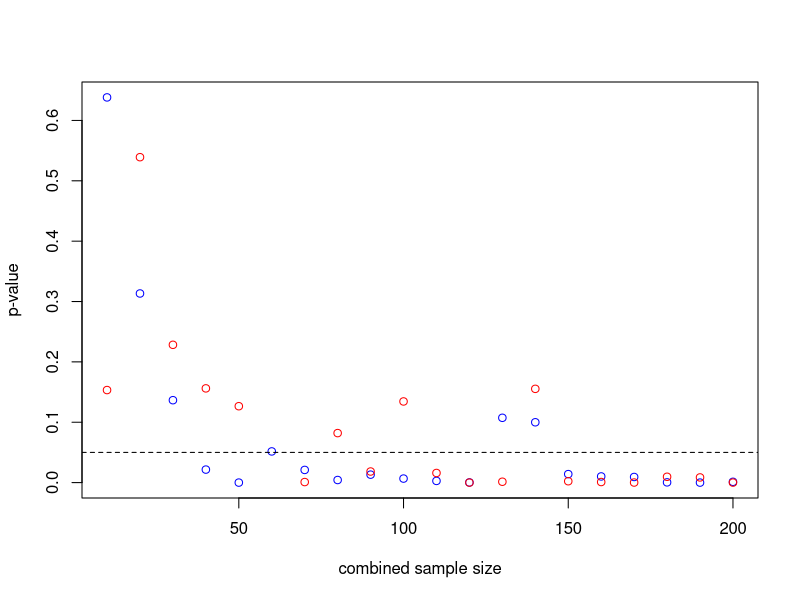
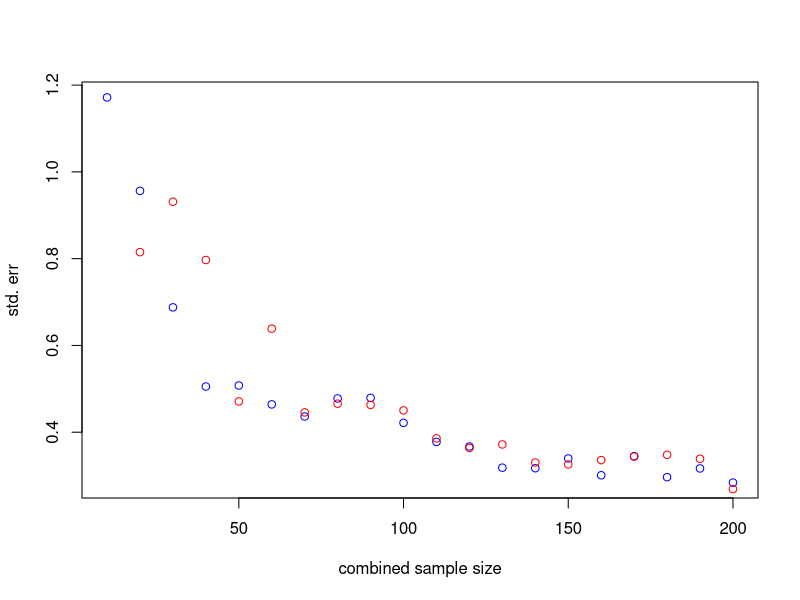

Reproduce these figures in R, in order.
#### Effect of a balanced design on the standard error for t
#### ("t" is a test statistic that quantifies the difference
####  between 2 means)

set.seed(432)
## balanced (n=20 for both groups, mean=8, sd=1)
group_1_bal <- rnorm(n=20, mean=8, sd=1)
group_2_bal <- rnorm(n=20, mean=8, sd=1)
t.test(group_1_bal,group_2_bal)$statistic
t.test(group_1_bal,group_2_bal)$stderr
t.test(group_1_bal,group_2_bal)$p.value

## unbalanced (n1=30; n2=10)
group_1_unbal <- rnorm(n=30, mean=8, sd=1)
group_2_unbal <- rnorm(n=10, mean=8, sd=1)
t.test(group_1_unbal,group_2_unbal)$statistic
t.test(group_1_unbal,group_2_unbal)$stderr
t.test(group_1_unbal,group_2_unbal)$p.value





#### Challenge: If you really want to convince yourself, simulate a whole series of
#### different balances for different combined Ns, and plot the t std. errs.
#### (or p-values), when there actually is a difference between groups.


## Conditions for simulation:
## 1. Combined sample sizes (x-axis): 10 to 200, by 10
## 2. 3 different balances: 1:1, ~1:2, ~1:4 (3 different lines on plot)
## 3. Group 1 mean = 10, Group 2 mean = 11, sd for both groups = 2

set.seed(36)

comb_Ns <- seq(10,200,10)

## 1:1 balance
bal_1_1_p <- vector(length=length(seq(10,200,10))) #pre-allocation
bal_1_1_se <- vector(length=length(seq(10,200,10)))

for(i in 1:length(seq(10,200,10))) {
  group_1 <- rnorm(n=comb_Ns[i]/2, mean=10, sd=2)
  group_2 <- rnorm(n=comb_Ns[i]/2, mean=11, sd=2)
  bal_1_1_p[i] <- t.test(group_1, group_2)$p.value
  bal_1_1_se[i] <- t.test(group_1, group_2)$stderr
}




## 1:2 balance
## (note: if round() is not used, rnorm() will always round down for n)
bal_1_2_p <- vector(length=length(seq(10,200,10)))
bal_1_2_se <- vector(length=length(seq(10,200,10)))

for(i in 1:length(seq(10,200,10))) {
  group_1 <- rnorm(n=round(comb_Ns[i]*(2/3)), mean=10, sd=2)
  group_2 <- rnorm(n=round(comb_Ns[i]*(1/3)), mean=11, sd=2)
  bal_1_2_p[i] <- t.test(group_1, group_2)$p.value
  bal_1_2_se[i] <- t.test(group_1, group_2)$stderr
}


## plot p-value vs. combined sample size relationship for balanced and unbalanced
plot(y=bal_1_1_p, x=comb_Ns, type='n', ylab="p-value",
     xlab="combined sample size")
points(y=bal_1_1_p, x=comb_Ns, col="blue")
points(y=bal_1_2_p, x=comb_Ns, col="red")
abline(h=0.05, lty=2)

## plot std. err. vs. combined sample size
plot(y=bal_1_1_se, x=comb_Ns, type='n', ylab="std. err",
     xlab="combined sample size")
points(y=bal_1_1_se, x=comb_Ns, col="blue")
points(y=bal_1_2_se, x=comb_Ns, col="red")
abline(h=0.05, lty=2)






